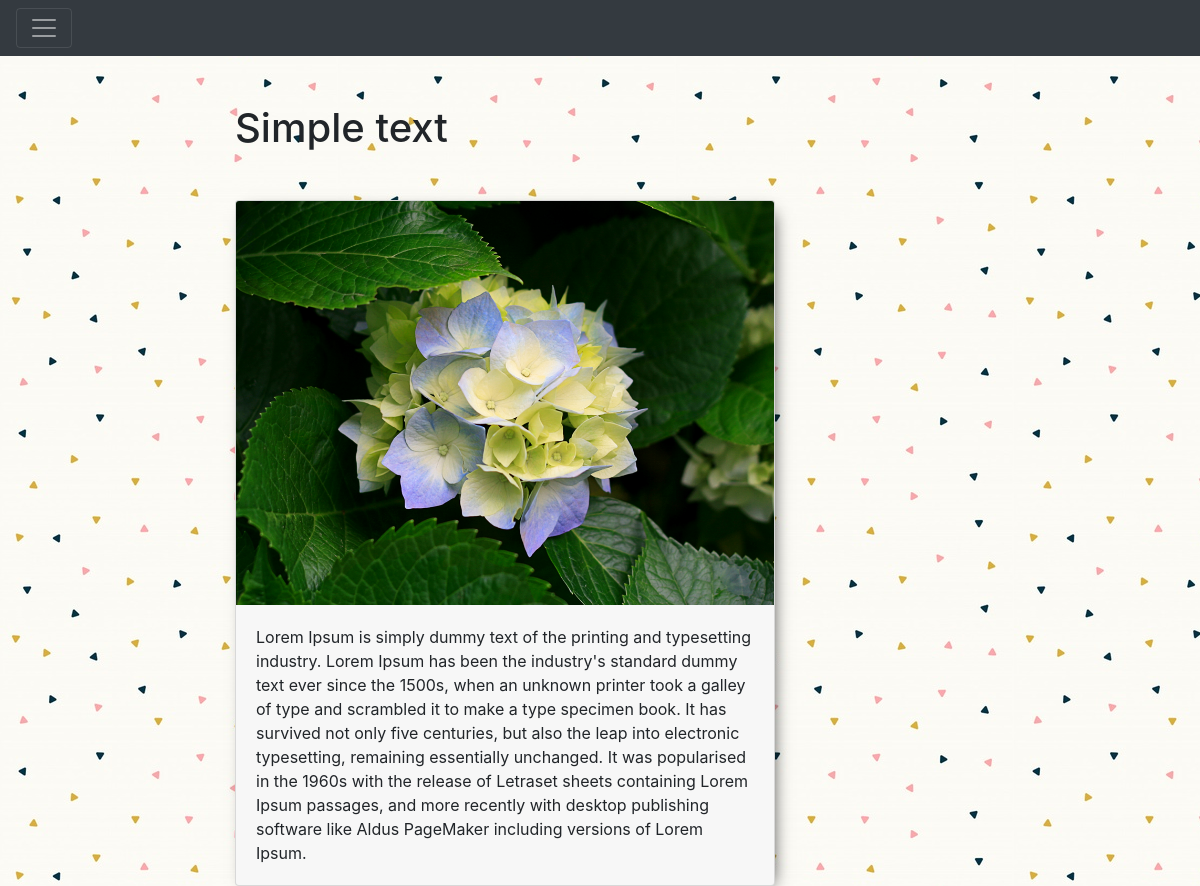
Page /blog/post/simpletext/ on the committed database.
### blog/models.py (models this page shows, shortened)
class Post(models.Model):
    title = models.CharField(max_length=150, db_index=True)
    slug = models.SlugField(max_length=150, unique=True,blank=True)
    body = models.TextField(blank=True, db_index=True)
    date_pub = models.DateTimeField(auto_now_add=True)
    tags = models.ManyToManyField('Tag', blank=True, related_name='posts')
    img = models.ImageField(upload_to='images/', null=True, blank=True)

### blog/views.py (the view)
# urls.py: path('post/<str:slug>/', PostDetail.as_view(), name='post_detail_url' ),
class PostDetail(ObjectDetailMixin, View):
    model = Post
    template = 'blog/post_detail.html'

### blog/utils.py (called while the page is built)
    def get(self, request, slug):
        obj = get_object_or_404(self.model, slug__iexact=slug)
        return render(request, self.template, context={self.model.__name__.lower():obj, 'admin_object':obj, 'detail': True})

### blog/templates/blog/post_detail.html (shortened to what this page needs)
{% extends 'blog/base_blog.html' %}
{% block content %}
    <h1 class="mb-5">
    {{post.title}}
  </h1>
<div class="card">
  {% if post.img %}
    <img class="card-img-top" src="{{ post.img.url  }}" width="400" >
  {%endif%}
  <div class="card-body">
    <p class="card-text"> {{post.body}}</p>
  </div>
</div>
{% endblock %}

### static/css/styles.css (style rules this page uses)
body { background-color: #000000; background-image: url('/media/images/1.png'); background-repeat: repeat; }
.card { background-color: #f7f7f7; -webkit-box-shadow: 5px 6px 17px -8px rgba(0,0,0,0.85); -moz-box-shadow: 5px 6px 17px -8px rgba(0,0,0,0.85); box-shadow: 5px 6px 17px -8px rgba(0,0,0,0.85); }

### templates/base.html (style rules this page uses)
body { background-image: url('/media/images/pattern.png'); background-repeat: repeat; }

### rows in the picture
Post: title "Simple text", img (picture), body "Lorem Ipsum is simply dummy text of the printing and typesetting industry. Lorem Ipsum has been the industry's standard dummy text ever since the 1500s, when an unknown printer took a galley of type and scrambled it to make a type specimen book. It has survived not only five centuries, but also the leap into electronic typesetting, remaining essentially unchanged. It was popularised in the 1960s with the release of Letraset sheets containing Lorem Ipsum passages, and more recently with desktop publishing software like Aldus PageMaker including versions of Lorem Ipsum."
